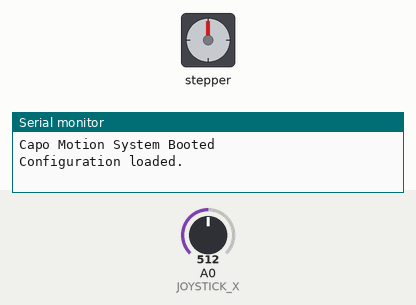
Recording of a sketch running on a simulated Arduino Uno, built with avr-gcc and run on an emulated ATmega328P. Shown: stepper motor, the last lines printed to the serial monitor. The inputs (shaded band) are chosen by the test bench; at power-on: A0 (JOYSTICK_X) = 512. Stepper angles assume 200 steps per turn.

Above: at 1.2 s.
1.3 s: A0 (JOYSTICK_X) set to 593
2.8 s: A0 (JOYSTICK_X) set to 621
At 3.13 s:
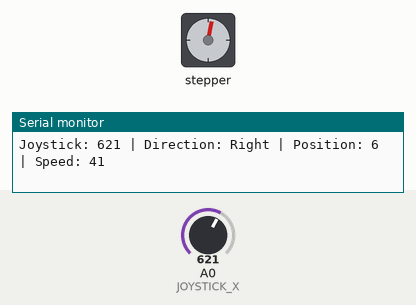
At 4.14 s:
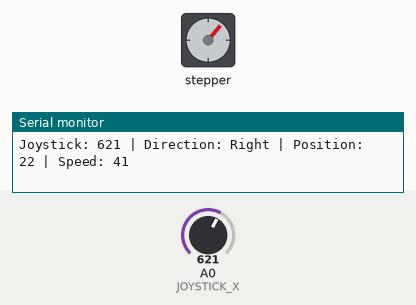
5.8 s: A0 (JOYSTICK_X) set to 90
8.8 s: A0 (JOYSTICK_X) set to 716
At 9.66 s:
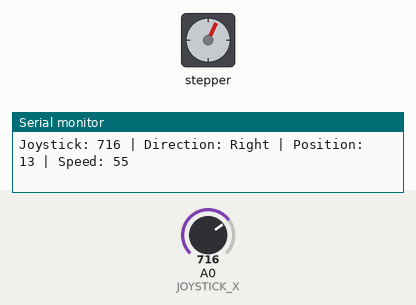
11.8 s: A0 (JOYSTICK_X) set to 1023
14.8 s: A0 (JOYSTICK_X) set to 511
At 14.8 s:
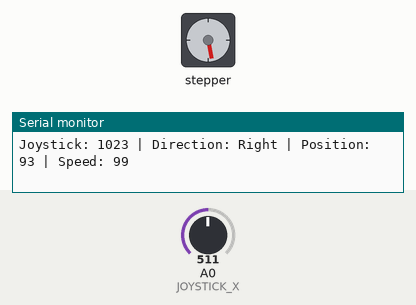
Timing chart, 0 to 17.3 s (numbered marks = the images above; inputs shaded):
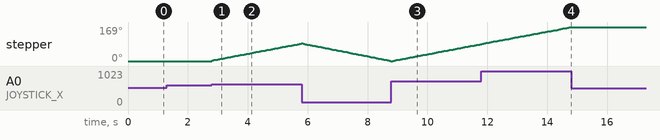

The sketch:

stepper_motor.ino
```cpp
/*************************************************************
 * Project:  Motorized Capo System for Guitar Fretboard
 * Hardware: Arduino Uno + Adafruit Motor Shield V2
 * Control:  Analog Joystick (X-axis)
 * Motion:   Stepper motor + GT2 belt for linear movement
 * Authors:  Matthew & Pat
 *************************************************************/

#include <Wire.h>
#include <Adafruit_MotorShield.h>
#include "utility/Adafruit_MS_PWMServoDriver.h"

// ----------------------------------------------------
// CONFIGURATION SECTION
// ----------------------------------------------------

// Joystick
#define JOYSTICK_X A0                // Analog input pin for X-axis
#define JOYSTICK_CENTER 512          // Center value of joystick
#define DEADZONE_THRESHOLD 100       // Wider deadzone to prevent drift

// Motion Limits (in stepper motor steps)
#define MOTION_LOWER_BOUND 0         // Leftmost position (e.g., fret 0)
#define MOTION_UPPER_BOUND 2000      // Rightmost position (e.g., max fret)

// Motor Behavior
#define MOTOR_MIN_SPEED 40           // Slowest RPM (below this may stall)
#define MOTOR_MAX_SPEED 100          // Fastest RPM (more speed = less torque)
#define STEP_DELAY_MS 5              // Delay between steps (fine-tune for smoothness)
#define STEP_MODE DOUBLE             // Options: SINGLE, DOUBLE, INTERLEAVE, MICROSTEP

// Debugging
#define ENABLE_DEBUG true            // Set to false to disable Serial prints

// Auto-Sleep (inactivity) Settings
#define AUTO_SLEEP_TIMEOUT 5000      // Time in ms after last activity to enter sleep mode

// ----------------------------------------------------
// RUNTIME STATE
// ----------------------------------------------------
Adafruit_MotorShield AFMS = Adafruit_MotorShield();
Adafruit_StepperMotor* stepper = AFMS.getStepper(200, 1); // 200 steps/rev motor on M1+M2

long currentMotorPosition = 0;         // Position tracking (in steps)
unsigned long lastMotionTime = 0;      // Timestamp of last movement
bool motorSleeping = false;            // Motor sleep state flag

// ----------------------------------------------------
// SETUP
// ----------------------------------------------------
void setup() {
  Serial.begin(9600);

  #if defined(ARDUINO_ARCH_AVR)
    while (!Serial);  // Prevent hang on boards that require serial
  #endif

  AFMS.begin();                        // Initialize motor shield
  stepper->setSpeed(MOTOR_MIN_SPEED); // Initial motor speed

  if (ENABLE_DEBUG) {
    Serial.println("Capo Motion System Booted");
    Serial.println("Configuration loaded.");
  }
}

// ----------------------------------------------------
// MAIN LOOP
// ----------------------------------------------------
void loop() {
  // Read joystick X-axis analog value
  int xVal = analogRead(JOYSTICK_X);
  int delta = xVal - JOYSTICK_CENTER;
  unsigned long now = millis();

  // Deadzone check: no motion
  if (abs(delta) < DEADZONE_THRESHOLD) {
    // Check auto-sleep condition
    if (!motorSleeping && (now - lastMotionTime > AUTO_SLEEP_TIMEOUT)) {
      stepper->release();  // Disable motor holding torque
      motorSleeping = true;
      if (ENABLE_DEBUG) {
        Serial.println("Motor has entered sleep mode to reduce heat.");
      }
    }
    return;
  }

  // Wake motor if it's sleeping
  if (motorSleeping) {
    motorSleeping = false;
    stepper->setSpeed(MOTOR_MIN_SPEED);  // Reset speed
    if (ENABLE_DEBUG) {
      Serial.println("Motor waking up from sleep.");
    }
  }

  // Determine direction
  int direction = (delta > 0) ? FORWARD : BACKWARD;

  // Boundary check
  if ((direction == FORWARD && currentMotorPosition >= MOTION_UPPER_BOUND) ||
      (direction == BACKWARD && currentMotorPosition <= MOTION_LOWER_BOUND)) {
    if (ENABLE_DEBUG) {
      Serial.println("Motion limit reached — command ignored.");
    }
    return;
  }

  // Map joystick distance to motor speed
  int speed = map(abs(delta), DEADZONE_THRESHOLD, 512, MOTOR_MIN_SPEED, MOTOR_MAX_SPEED);
  speed = constrain(speed, MOTOR_MIN_SPEED, MOTOR_MAX_SPEED);
  stepper->setSpeed(speed);

  // Step motor one step
  stepper->step(1, direction, STEP_MODE);
  currentMotorPosition += (direction == FORWARD) ? 1 : -1;
  lastMotionTime = now;  // Update last motion time

  // Debug output
  if (ENABLE_DEBUG) {
    Serial.print("Joystick: ");
    Serial.print(xVal);
    Serial.print(" | Direction: ");
    Serial.print((direction == FORWARD) ? "Right" : "Left");
    Serial.print(" | Position: ");
    Serial.print(currentMotorPosition);
    Serial.print(" | Speed: ");
    Serial.println(speed);
  }

  delay(STEP_DELAY_MS);  // Step smoothness
}
```

Measured:
- the behaviour switches between 611 and 612 on A0 (JOYSTICK_X) (found by bisection; images 0 and 1)
- after the input at 1.3 s, every drawn part: stays the same
- after the input at 2.8 s, stepper: keeps turning clockwise at about 30°/s, starting at once
- after the input at 8.8 s, stepper: keeps turning clockwise at about 29°/s, starting at once
- after the input at 14.8 s, stepper: stops changing and stays 169°
